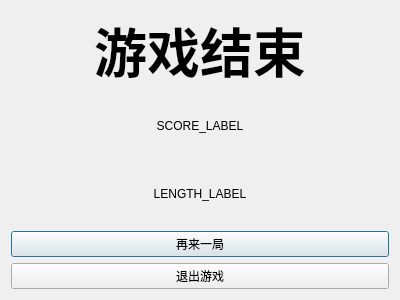
<?xml version="1.0" encoding="UTF-8"?>
<ui version="4.0">
 <class>ResultPage</class>
 <widget class="QDialog" name="ResultPage">
  <property name="geometry">
   <rect>
    <x>0</x>
    <y>0</y>
    <width>400</width>
    <height>300</height>
   </rect>
  </property>
  <property name="windowTitle">
   <string>结束页面</string>
  </property>
  <layout class="QVBoxLayout" name="verticalLayout">
   <item>
    <widget class="QLabel" name="label">
     <property name="font">
      <font>
       <pointsize>40</pointsize>
       <italic>false</italic>
       <bold>true</bold>
      </font>
     </property>
     <property name="text">
      <string>游戏结束</string>
     </property>
     <property name="textFormat">
      <enum>Qt::PlainText</enum>
     </property>
     <property name="alignment">
      <set>Qt::AlignCenter</set>
     </property>
    </widget>
   </item>
   <item>
    <widget class="QLabel" name="scoreLabel">
     <property name="text">
      <string>SCORE_LABEL</string>
     </property>
     <property name="alignment">
      <set>Qt::AlignCenter</set>
     </property>
    </widget>
   </item>
   <item>
    <widget class="QLabel" name="lengthLabel">
     <property name="text">
      <string>LENGTH_LABEL</string>
     </property>
     <property name="alignment">
      <set>Qt::AlignCenter</set>
     </property>
    </widget>
   </item>
   <item>
    <widget class="QPushButton" name="replayButton">
     <property name="text">
      <string>再来一局</string>
     </property>
    </widget>
   </item>
   <item>
    <widget class="QPushButton" name="exitButton">
     <property name="text">
      <string>退出游戏</string>
     </property>
    </widget>
   </item>
  </layout>
 </widget>
 <resources/>
 <connections/>
</ui>
